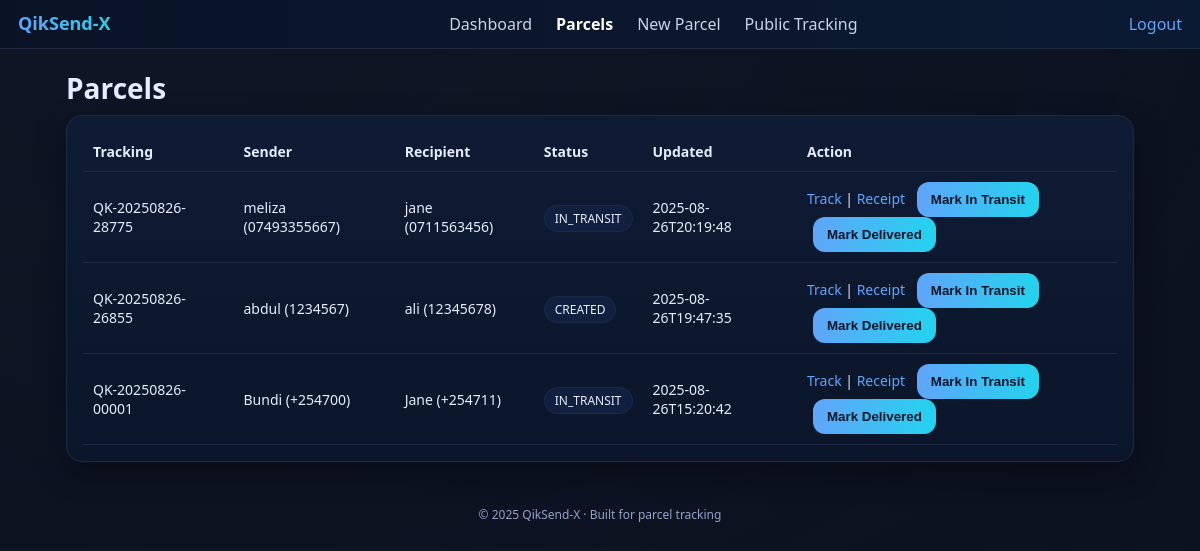
The app's page /parcels (signed in) with its own data.
### tables this page shows
CREATE TABLE parcels(
            id INTEGER PRIMARY KEY,
            tracking_code TEXT UNIQUE,
            sender_name TEXT, sender_phone TEXT,
            recipient_name TEXT, recipient_phone TEXT,
            description TEXT DEFAULT '',
            weight REAL DEFAULT 0,
            fee REAL DEFAULT 0,
            current_status TEXT DEFAULT 'CREATED',
            created_at TEXT, updated_at TEXT
        , origin TEXT DEFAULT '', destination TEXT DEFAULT '');

### app.py (the view)
@app.route('/parcels')
@login_required
def parcels():
    rows = get_db().execute('SELECT * FROM parcels ORDER BY updated_at DESC').fetchall()
    return render_template('parcels.html', parcels=rows)

### app.py (called while the page is built)
def login_required(f):
    @wraps(f)
    def wrapper(*args, **kwargs):
        if not session.get('user'):
            return redirect(url_for('login'))
        return f(*args, **kwargs)
    return wrapper

def get_db():
    if 'db' not in g:
        conn = sqlite3.connect(DB_PATH); conn.row_factory = sqlite3.Row; g.db = conn
    return g.db

def seed():
    db = get_db()
    if db.execute('SELECT COUNT(*) FROM parcels').fetchone()[0] == 0:
        now = datetime.datetime.now().isoformat(timespec='seconds')
        db.execute('INSERT INTO parcels(tracking_code,sender_name,sender_phone,recipient_name,recipient_phone,description,weight,fee,current_status,created_at,updated_at,origin,destination) VALUES(?,?,?,?,?,?,?,?,?,?,?,?,?)',
                   ('QK-20250826-00001','Bundi','+254700','Jane','+254711','Small electronics',1.2,350,'IN_TRANSIT',now,now,'Nairobi CBD','Eldoret Depot'))
        db.commit()
    if db.execute('SELECT COUNT(*) FROM locations').fetchone()[0] == 0:
        db.executemany('INSERT INTO locations(name,is_active) VALUES(?,1)',
                       [('Nairobi CBD',), ('Thika Rd Hub',), ('Eldoret Depot',),
                        ('Mombasa Port',), ('Kisumu City Branch',)])
        db.commit()

@app.before_request
def setup():
    init_db();
    seed()

### templates/parcels.html (shortened to what this page needs)
{% extends "base.html" %}
{% block content %}
<h1 class="h1">Parcels</h1>
<div class="card">
  <table class="table">
    <thead>
      <tr>
        <th>Tracking</th>
        <th>Sender</th>
        <th>Recipient</th>
        <th>Status</th>
        <th>Updated</th>
        <th style="width:320px">Action</th>
      </tr>
    </thead>
    <tbody>
      {% for row in parcels %}
      <tr>
        <td>{{ row['tracking_code'] }}</td>
        <td>{{ row['sender_name'] }} ({{ row['sender_phone'] }})</td>
        <td>{{ row['recipient_name'] }} ({{ row['recipient_phone'] }})</td>
        <td>
          <span class="badge">{{ row['current_status'] }}</span>
        </td>
        <td>{{ row['updated_at'] }}</td>
        <td>
          <a href="{{ url_for('public_track', code=row['tracking_code']) }}">Track</a> |
          <a href="{{ url_for('parcel_receipt', tracking=row['tracking_code']) }}">Receipt</a>
          <form method="post" action="{{ url_for('update_status', tracking=row['tracking_code'], new_status='IN_TRANSIT') }}" style="display:inline;margin-left:8px">
            <button class="btn btn-small" type="submit">Mark In Transit</button>
          </form>
          <form method="post" action="{{ url_for('update_status', tracking=row['tracking_code'], new_status='DELIVERED') }}" style="display:inline;margin-left:6px">
            <button class="btn btn-small" type="submit">Mark Delivered</button>
          </form>
        </td>
      </tr>
      {% else %}
      <tr><td colspan="6" class="muted">No parcels yet.</td></tr>
      {% endfor %}
    </tbody>
  </table>
</div>
{% endblock %}

### static/style.css (style rules this page uses)
:root { --bg:#0b1220;--panel:#0f1b34;--line:#1e2a44;--text:#e6edff;--brand:#60a5fa;--brand2:#22d3ee }
* { box-sizing:border-box }
body { margin:0;background:radial-gradient(1200px 800px at 10% -10%, #1e293b33, transparent),var(--bg);color:var(--text);font-family:system-ui,-apple-system,Segoe UI,Roboto,Arial }
a { color:var(--brand);text-decoration:none }
.card { background:linear-gradient(180deg,#0f1b34,#0b162a);border:1px solid var(--line);border-radius:16px;padding:16px;box-shadow:0 10px 30px rgba(0,0,0,.35) }
.h1 { font-size:28px;margin:10px 0 8px }
.table { width:100%;border-collapse:collapse }
.table th,.table td { padding:10px;border-bottom:1px solid var(--line);font-size:14px;text-align:left }
.badge { padding:4px 10px;border-radius:999px;font-size:12px;border:1px solid var(--line);background:#112041 }
.btn { display:inline-block;padding:10px 14px;border-radius:12px;border:0;cursor:pointer;font-weight:700;color:#051427;background:linear-gradient(90deg,var(--brand),var(--brand2)) }

### records on screen
parcels: tracking_code "QK-20250826-28775", sender_name "meliza", sender_phone "07493355667", recipient_name "jane", recipient_phone "0711563456", current_status "IN_TRANSIT", updated_at "2025-08-26T20:19:48"
parcels: tracking_code "QK-20250826-26855", sender_name "abdul", sender_phone "1234567", recipient_name "ali", recipient_phone "12345678", current_status "CREATED", updated_at "2025-08-26T19:47:35"
parcels: tracking_code "QK-20250826-00001", sender_name "Bundi", sender_phone "+254700", recipient_name "Jane", recipient_phone "+254711", current_status "IN_TRANSIT", updated_at "2025-08-26T15:20:42"
